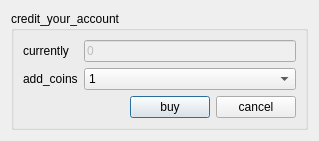
<ui version="4.0" >
 <class>Credit</class>
 <widget class="QDialog" name="Credit" >
  <property name="geometry" >
   <rect>
    <x>0</x>
    <y>0</y>
    <width>319</width>
    <height>141</height>
   </rect>
  </property>
  <property name="windowTitle" >
   <string>credit</string>
  </property>
  <layout class="QGridLayout" >
   <item row="0" column="0" >
    <widget class="QGroupBox" name="groupBox" >
     <property name="title" >
      <string>credit_your_account</string>
     </property>
     <layout class="QGridLayout" >
      <item row="0" column="0" >
       <layout class="QVBoxLayout" >
        <item>
         <layout class="QGridLayout" >
          <item row="0" column="0" >
           <widget class="QLabel" name="label" >
            <property name="text" >
             <string>currently</string>
            </property>
           </widget>
          </item>
          <item row="0" column="1" >
           <widget class="QLineEdit" name="currently" >
            <property name="enabled" >
             <bool>false</bool>
            </property>
            <property name="text" >
             <string>0</string>
            </property>
           </widget>
          </item>
          <item row="1" column="0" >
           <widget class="QLabel" name="label_2" >
            <property name="text" >
             <string>add_coins</string>
            </property>
           </widget>
          </item>
          <item row="1" column="1" >
           <widget class="QComboBox" name="coins" >
            <item>
             <property name="text" >
              <string>1</string>
             </property>
            </item>
            <item>
             <property name="text" >
              <string>2</string>
             </property>
            </item>
            <item>
             <property name="text" >
              <string>5</string>
             </property>
            </item>
            <item>
             <property name="text" >
              <string>10</string>
             </property>
            </item>
            <item>
             <property name="text" >
              <string>20</string>
             </property>
            </item>
            <item>
             <property name="text" >
              <string>50</string>
             </property>
            </item>
            <item>
             <property name="text" >
              <string>100</string>
             </property>
            </item>
            <item>
             <property name="text" >
              <string>200</string>
             </property>
            </item>
            <item>
             <property name="text" >
              <string>500</string>
             </property>
            </item>
           </widget>
          </item>
         </layout>
        </item>
        <item>
         <layout class="QHBoxLayout" >
          <item>
           <spacer>
            <property name="orientation" >
             <enum>Qt::Horizontal</enum>
            </property>
            <property name="sizeHint" >
             <size>
              <width>40</width>
              <height>20</height>
             </size>
            </property>
           </spacer>
          </item>
          <item>
           <widget class="QPushButton" name="buy" >
            <property name="text" >
             <string>buy</string>
            </property>
           </widget>
          </item>
          <item>
           <widget class="QPushButton" name="cancel" >
            <property name="text" >
             <string>cancel</string>
            </property>
           </widget>
          </item>
         </layout>
        </item>
       </layout>
      </item>
     </layout>
    </widget>
   </item>
  </layout>
 </widget>
 <resources/>
 <connections/>
</ui>
